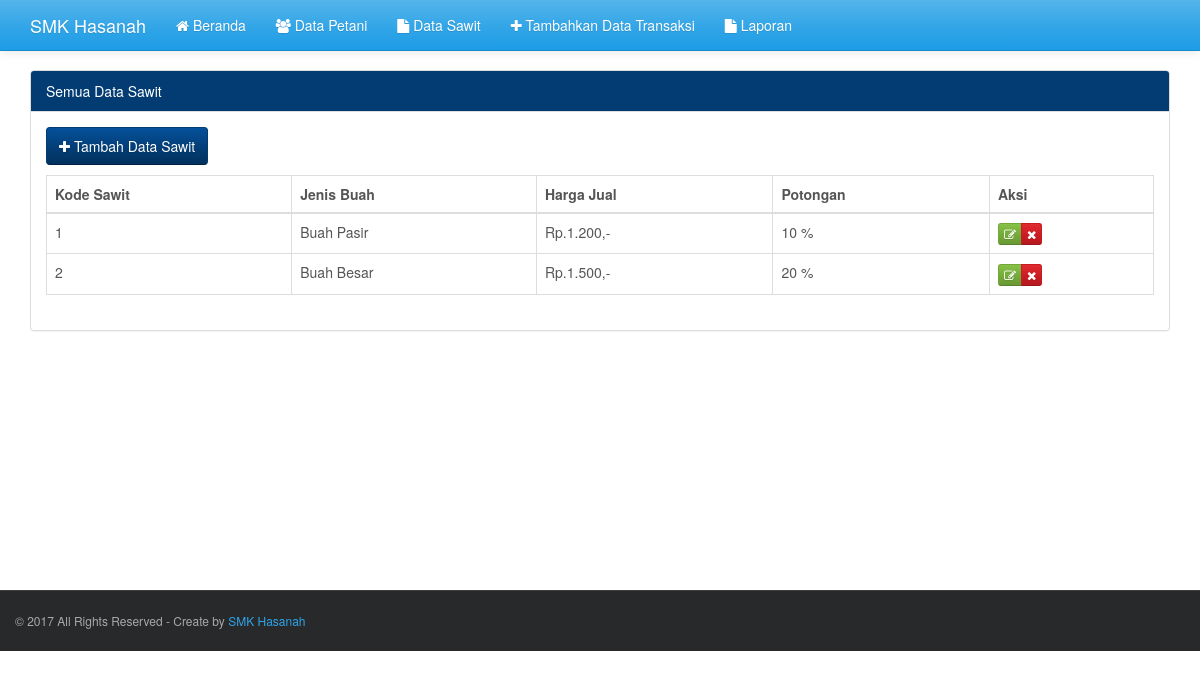
The page /sawit.php on the database its author committed.
### tables this page shows
CREATE TABLE IF NOT EXISTS `sawit` (
`kode_sawit` int(11) NOT NULL,
  `jenis_sawit` varchar(20) NOT NULL,
  `harga_jual` int(5) NOT NULL,
  `potongan` int(3) NOT NULL
);

### fungsi/fungsi_rupiah.php (called while the page is built)
<?php
function rupiah($angka,$pre=0){
        $jadi="Rp.".number_format($angka,$pre,',','.').",-";
        return $jadi;
    }
?>

### sawit.php (the view, shortened to what this page needs)
<?php
include("config.php");
include("fungsi/fungsi_rupiah.php");
?>
<!DOCTYPE html>
<html>
	<head>
		<?php include("include/css.php"); ?>
	</head>
	<body>
		<header>
			<?php include("include/header.php"); ?>
		</header>
		<div class='container' style='margin-top:70px'>
			<div class='row' style='min-height:520px'>
				<div class='col-md-12'>
					<div class='panel panel-info'>
						<div class='panel-heading'>Semua Data Sawit</div>
						<div class='panel-body'>
							<a class='btn btn-info' href='add_sawit.php'><i class='fa fa-plus'></i> Tambah Data Sawit</a>
							<p>
							<table class="table table-hover table-bordered">
							  <thead>
								<tr>
								  <th>Kode Sawit</th>
								  <th>Jenis Buah</th>
								  <th>Harga Jual</th>
								  <th>Potongan</th>
								  <th>Aksi</th>
								</tr>
							  </thead>
							  <tbody>
								<?php
									$sqlquery = "SELECT * FROM sawit";
									if ($result = mysqli_query($koneksi, $sqlquery)) {
										while ($row = mysqli_fetch_assoc($result)) {
								?>
								<tr>
								<td><?php echo $row["kode_sawit"];?></td>
								<td><?php echo $row["jenis_sawit"];?></td>
								<td><?php echo rupiah($row["harga_jual"]);?></td>
								<td><?php echo $row["potongan"];?> %</td>
								<td>
								<div class="btn-group">
								 <a href="edit_sawit.php?kode_sawit=<?php echo $row["kode_sawit"];?>" class="btn btn-xs btn-success" title='Edit'> <i class="fa fa-edit"></i> </a>
								  <a onclick="return confirm('Anda yakin ingin menghapus data tersebut?');" href="aksi_sawit.php?act=delete&kode_sawit=<?php echo $row["kode_sawit"];?>" class="btn btn-xs btn-danger"> <i class="fa fa-remove" title='Hapus'></i> </a>
								</div>
								</td>
								</tr>
								<?php
										}
									}
									?>
							  </tbody>
							</table>
						</div>
					</div>
				</div>
			</div>
		</div>
		<?php include("include/footer.php"); ?>
	</body>
</html>

### rows shown on the page
sawit: kode_sawit "1", jenis_sawit "Buah Pasir", harga_jual "Rp.1.200,-", potongan "10"
sawit: kode_sawit "2", jenis_sawit "Buah Besar", harga_jual "Rp.1.500,-", potongan "20"
